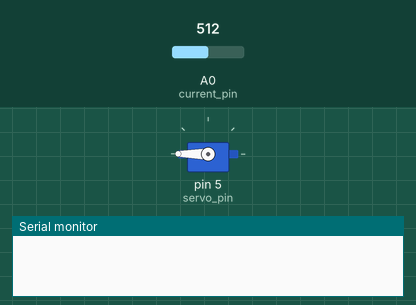
Recording of a sketch running on a simulated Arduino Uno, built with avr-gcc and run on an emulated ATmega328P. Shown: servo, the last lines printed to the serial monitor. The test bench sets the inputs (shaded band); at power-on: A0 (current_pin) = 512. At 83.0 s the program stops and its outputs stay as they are.

Above: at 1.1 s.
At 3.1 s:
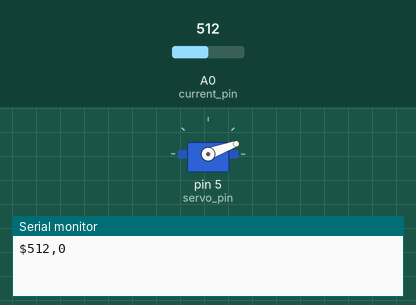
At 23.1 s:
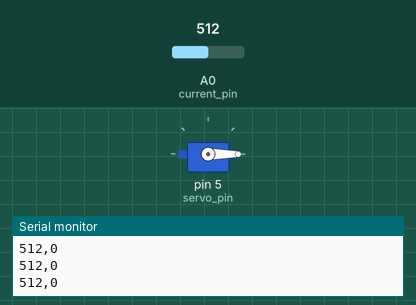
Timing chart, 0 to 24.6 s (numbered marks = the images above):
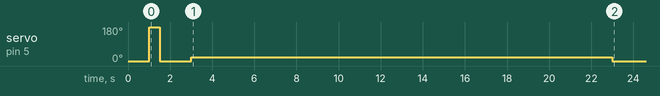

The sketch:

Dyno_Test.ino
```cpp
//code for using an arduino to dyno test a motor

//compiler directives to speed up interrupts and save ram
//#define EI_NOTEXRERNAL  //uncomment if you are not using external interrupts
//#define EI_NOTINT0 //or this if you are only using int1
//#define EI_NOTINT1 //or this if you are only using int0
//#define EI_NOTPINCHANGE //uncomment if you are using pin change interrupts
//#define EI_NOTPORTB // uncomment if no port B interrupts are used
//#define EI_NOTPORTC // same for port C
//#define EI_NOTPORTD // port D

#define NEEDFORSPEED
#define INTERRUPT_FLAG_PIN3 pulse_count
//
//#include <EnableInterrupt.h>
#include <Servo.h>

//define the hall effect sensor pin
#define hall_pin 3 //int1

//define curr ent input pin
#define current_pin A0

//define esc pwm pin
#define servo_pin 5

//make variables for storing data
uint16_t last_pulse_count = 0;
uint16_t motor_current = 0;

//make variable for timing writing to serial port
uint32_t time_var = 0;
uint32_t time_car = 0;

Servo esc; //create servo object

void setup() {
  Serial.begin(115200);

  pinMode(hall_pin,INPUT);

  pinMode(current_pin,INPUT);
//
//  enableInterruptFast(hall_pin, RISING);

  esc.attach(servo_pin);
  //ESC needs a low high low signal to turn on
  esc.write(0);
  delay(1000);
  esc.write(180);
  delay(500);
  esc.write(0);
  delay(500);

  //give person 10 seconds to run away
  delay(1000);

  //datalogger starts when a $ is sent
  Serial.print("$");

  //reset pulse count
//  pulse_count = 0;

  //reset time
  time_var = millis();
  time_car = millis();

  //start motor
  esc.write(20);
}


void loop() {
  if(millis() - time_var > 100) //every 100 millis
  {
    //record pulse count
//    last_pulse_count = pulse_count;

    //reset pulse count
//    pulse_count = 0;

    //reset time
    time_var = millis();

    //record current
    motor_current = analogRead(current_pin);

    //send data
    Serial.print(motor_current);
    Serial.print(",");
    Serial.println(last_pulse_count);
  }
  if (millis() - time_car > 20000)
  {
    esc.write(0);
  }
  if(millis() - time_car > 80000)
  {
    while(1);
  }
}
```

Measured:
- by itself, servo on pin 5 (servo_pin): 0° → 180° at 1.0 s, → 0° 0.50 s later, → 20° 1.5 s later, → 0° 20.0 s later
